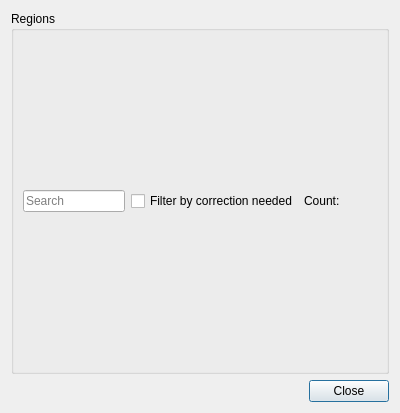
<?xml version="1.0" encoding="UTF-8"?>
<ui version="4.0">
 <class>FeedbackDialog</class>
 <widget class="QDialog" name="FeedbackDialog">
  <property name="geometry">
   <rect>
    <x>0</x>
    <y>0</y>
    <width>400</width>
    <height>413</height>
   </rect>
  </property>
  <property name="windowTitle">
   <string>Feedback Dialog</string>
  </property>
  <layout class="QVBoxLayout" name="verticalLayout">
   <item>
    <widget class="QGroupBox" name="tableContainer">
     <property name="title">
      <string>Regions</string>
     </property>
     <layout class="QVBoxLayout" name="verticalLayout_3">
      <item>
       <layout class="QHBoxLayout" name="horizontalLayout_2">
        <item>
         <widget class="QLineEdit" name="searchLineEdit">
          <property name="placeholderText">
           <string>Search</string>
          </property>
         </widget>
        </item>
        <item>
         <widget class="QCheckBox" name="filterCheckBox">
          <property name="text">
           <string>Filter by correction needed</string>
          </property>
         </widget>
        </item>
        <item>
         <widget class="QLabel" name="countLabel">
          <property name="styleSheet">
           <string notr="true">margin-bottom: .1em;</string>
          </property>
          <property name="text">
           <string>Count: </string>
          </property>
          <property name="alignment">
           <set>Qt::AlignLeading|Qt::AlignLeft|Qt::AlignVCenter</set>
          </property>
         </widget>
        </item>
        <item>
         <spacer name="horizontalSpacer">
          <property name="orientation">
           <enum>Qt::Horizontal</enum>
          </property>
          <property name="sizeHint" stdset="0">
           <size>
            <width>40</width>
            <height>20</height>
           </size>
          </property>
         </spacer>
        </item>
       </layout>
      </item>
     </layout>
    </widget>
   </item>
   <item>
    <widget class="QDialogButtonBox" name="buttonBox">
     <property name="orientation">
      <enum>Qt::Horizontal</enum>
     </property>
     <property name="standardButtons">
      <set>QDialogButtonBox::Close</set>
     </property>
    </widget>
   </item>
  </layout>
 </widget>
 <resources/>
 <connections>
  <connection>
   <sender>buttonBox</sender>
   <signal>accepted()</signal>
   <receiver>FeedbackDialog</receiver>
   <slot>accept()</slot>
   <hints>
    <hint type="sourcelabel">
     <x>248</x>
     <y>254</y>
    </hint>
    <hint type="destinationlabel">
     <x>157</x>
     <y>274</y>
    </hint>
   </hints>
  </connection>
  <connection>
   <sender>buttonBox</sender>
   <signal>rejected()</signal>
   <receiver>FeedbackDialog</receiver>
   <slot>reject()</slot>
   <hints>
    <hint type="sourcelabel">
     <x>316</x>
     <y>260</y>
    </hint>
    <hint type="destinationlabel">
     <x>286</x>
     <y>274</y>
    </hint>
   </hints>
  </connection>
 </connections>
</ui>
